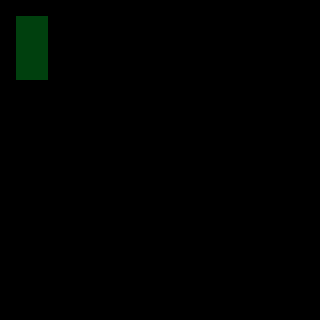

This is a level from a 2D game, rendered from its Tiled map with the project's own tilesets. A one-line summary and the complete map file follow:
An orthogonal 20x20 tile map with 16x16 px tiles, 3 tile layers (regions, input_set, output_set), 2 tilesets.

<map version="1.0" orientation="orthogonal" renderorder="right-down" width="20" height="20" tilewidth="16" tileheight="16" nextobjectid="2">
 <properties>
  <property name="NoOverlappingRules" value="true" />
 </properties>
 <tileset firstgid="1" name="ruleset" tilewidth="16" tileheight="16" tilecount="60" columns="10">
  <image source="../tilesets/ruleset.png" width="160" height="96" />
 </tileset>
 <tileset firstgid="61" name="outside_a4" tilewidth="16" tileheight="16" tilecount="960" columns="32">
  <image source="../tilesets/outside_a4.png" width="512" height="480" />
 </tileset>
 <layer name="regions" width="20" height="20">
  <data encoding="csv">
0,0,0,0,0,0,0,0,0,0,0,0,0,0,0,0,0,0,0,0,
0,1,1,0,0,0,0,0,0,0,0,0,0,0,0,0,0,0,0,0,
0,1,1,0,0,0,0,0,0,0,0,0,0,0,0,0,0,0,0,0,
0,1,1,0,0,0,0,0,0,0,0,0,0,0,0,0,0,0,0,0,
0,1,1,0,0,0,0,0,0,0,0,0,0,0,0,0,0,0,0,0,
0,0,0,0,0,0,0,0,0,0,0,0,0,0,0,0,0,0,0,0,
0,0,0,0,0,0,0,0,0,0,0,0,0,0,0,0,0,0,0,0,
0,0,0,0,0,0,0,0,0,0,0,0,0,0,0,0,0,0,0,0,
0,0,0,0,0,0,0,0,0,0,0,0,0,0,0,0,0,0,0,0,
0,0,0,0,0,0,0,0,0,0,0,0,0,0,0,0,0,0,0,0,
0,0,0,0,0,0,0,0,0,0,0,0,0,0,0,0,0,0,0,0,
0,0,0,0,0,0,0,0,0,0,0,0,0,0,0,0,0,0,0,0,
0,0,0,0,0,0,0,0,0,0,0,0,0,0,0,0,0,0,0,0,
0,0,0,0,0,0,0,0,0,0,0,0,0,0,0,0,0,0,0,0,
0,0,0,0,0,0,0,0,0,0,0,0,0,0,0,0,0,0,0,0,
0,0,0,0,0,0,0,0,0,0,0,0,0,0,0,0,0,0,0,0,
0,0,0,0,0,0,0,0,0,0,0,0,0,0,0,0,0,0,0,0,
0,0,0,0,0,0,0,0,0,0,0,0,0,0,0,0,0,0,0,0,
0,0,0,0,0,0,0,0,0,0,0,0,0,0,0,0,0,0,0,0,
0,0,0,0,0,0,0,0,0,0,0,0,0,0,0,0,0,0,0,0
</data>
 </layer>
 <layer name="input_set" width="20" height="20">
  <data encoding="csv">
0,0,0,0,0,0,0,0,0,0,0,0,0,0,0,0,0,0,0,0,
0,913,914,0,0,0,0,0,0,0,0,0,0,0,0,0,0,0,0,0,
0,945,946,0,0,0,0,0,0,0,0,0,0,0,0,0,0,0,0,0,
0,977,978,0,0,0,0,0,0,0,0,0,0,0,0,0,0,0,0,0,
0,1009,1010,0,0,0,0,0,0,0,0,0,0,0,0,0,0,0,0,0,
0,0,0,0,0,0,0,0,0,0,0,0,0,0,0,0,0,0,0,0,
0,0,0,0,0,0,0,0,0,0,0,0,0,0,0,0,0,0,0,0,
0,0,0,0,0,0,0,0,0,0,0,0,0,0,0,0,0,0,0,0,
0,0,0,0,0,0,0,0,0,0,0,0,0,0,0,0,0,0,0,0,
0,0,0,0,0,0,0,0,0,0,0,0,0,0,0,0,0,0,0,0,
0,0,0,0,0,0,0,0,0,0,0,0,0,0,0,0,0,0,0,0,
0,0,0,0,0,0,0,0,0,0,0,0,0,0,0,0,0,0,0,0,
0,0,0,0,0,0,0,0,0,0,0,0,0,0,0,0,0,0,0,0,
0,0,0,0,0,0,0,0,0,0,0,0,0,0,0,0,0,0,0,0,
0,0,0,0,0,0,0,0,0,0,0,0,0,0,0,0,0,0,0,0,
0,0,0,0,0,0,0,0,0,0,0,0,0,0,0,0,0,0,0,0,
0,0,0,0,0,0,0,0,0,0,0,0,0,0,0,0,0,0,0,0,
0,0,0,0,0,0,0,0,0,0,0,0,0,0,0,0,0,0,0,0,
0,0,0,0,0,0,0,0,0,0,0,0,0,0,0,0,0,0,0,0,
0,0,0,0,0,0,0,0,0,0,0,0,0,0,0,0,0,0,0,0
</data>
 </layer>
 <layer name="output_set" width="20" height="20">
  <data encoding="csv">
0,0,0,0,0,0,0,0,0,0,0,0,0,0,0,0,0,0,0,0,
0,2,2,0,0,0,0,0,0,0,0,0,0,0,0,0,0,0,0,0,
0,2,2,0,0,0,0,0,0,0,0,0,0,0,0,0,0,0,0,0,
0,2,2,0,0,0,0,0,0,0,0,0,0,0,0,0,0,0,0,0,
0,2,2,0,0,0,0,0,0,0,0,0,0,0,0,0,0,0,0,0,
0,0,0,0,0,0,0,0,0,0,0,0,0,0,0,0,0,0,0,0,
0,0,0,0,0,0,0,0,0,0,0,0,0,0,0,0,0,0,0,0,
0,0,0,0,0,0,0,0,0,0,0,0,0,0,0,0,0,0,0,0,
0,0,0,0,0,0,0,0,0,0,0,0,0,0,0,0,0,0,0,0,
0,0,0,0,0,0,0,0,0,0,0,0,0,0,0,0,0,0,0,0,
0,0,0,0,0,0,0,0,0,0,0,0,0,0,0,0,0,0,0,0,
0,0,0,0,0,0,0,0,0,0,0,0,0,0,0,0,0,0,0,0,
0,0,0,0,0,0,0,0,0,0,0,0,0,0,0,0,0,0,0,0,
0,0,0,0,0,0,0,0,0,0,0,0,0,0,0,0,0,0,0,0,
0,0,0,0,0,0,0,0,0,0,0,0,0,0,0,0,0,0,0,0,
0,0,0,0,0,0,0,0,0,0,0,0,0,0,0,0,0,0,0,0,
0,0,0,0,0,0,0,0,0,0,0,0,0,0,0,0,0,0,0,0,
0,0,0,0,0,0,0,0,0,0,0,0,0,0,0,0,0,0,0,0,
0,0,0,0,0,0,0,0,0,0,0,0,0,0,0,0,0,0,0,0,
0,0,0,0,0,0,0,0,0,0,0,0,0,0,0,0,0,0,0,0
</data>
 </layer>
</map>
